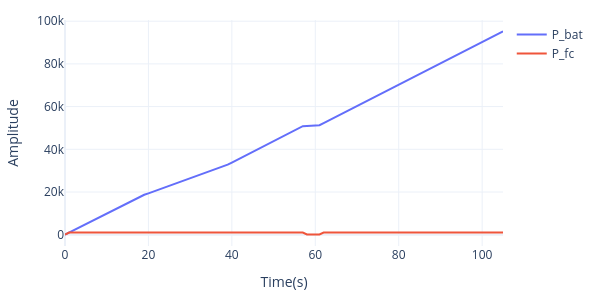

Here is the notebook cell this chart was saved with:
### Code cell
time, P_req, I_bat, U_DC, P_bat, P_batL, P_batU, P_fc, dP_fc, SOC = [ems2[col].values for col in ems2.columns]
ys = [SOC]
ys = [P_fc,dP_fc]
xs = [time]*len(ys)
PlotSeriesPLY1(xs,ys, names=['P_bat','P_fc','P_fc'], title=None, h=300)
